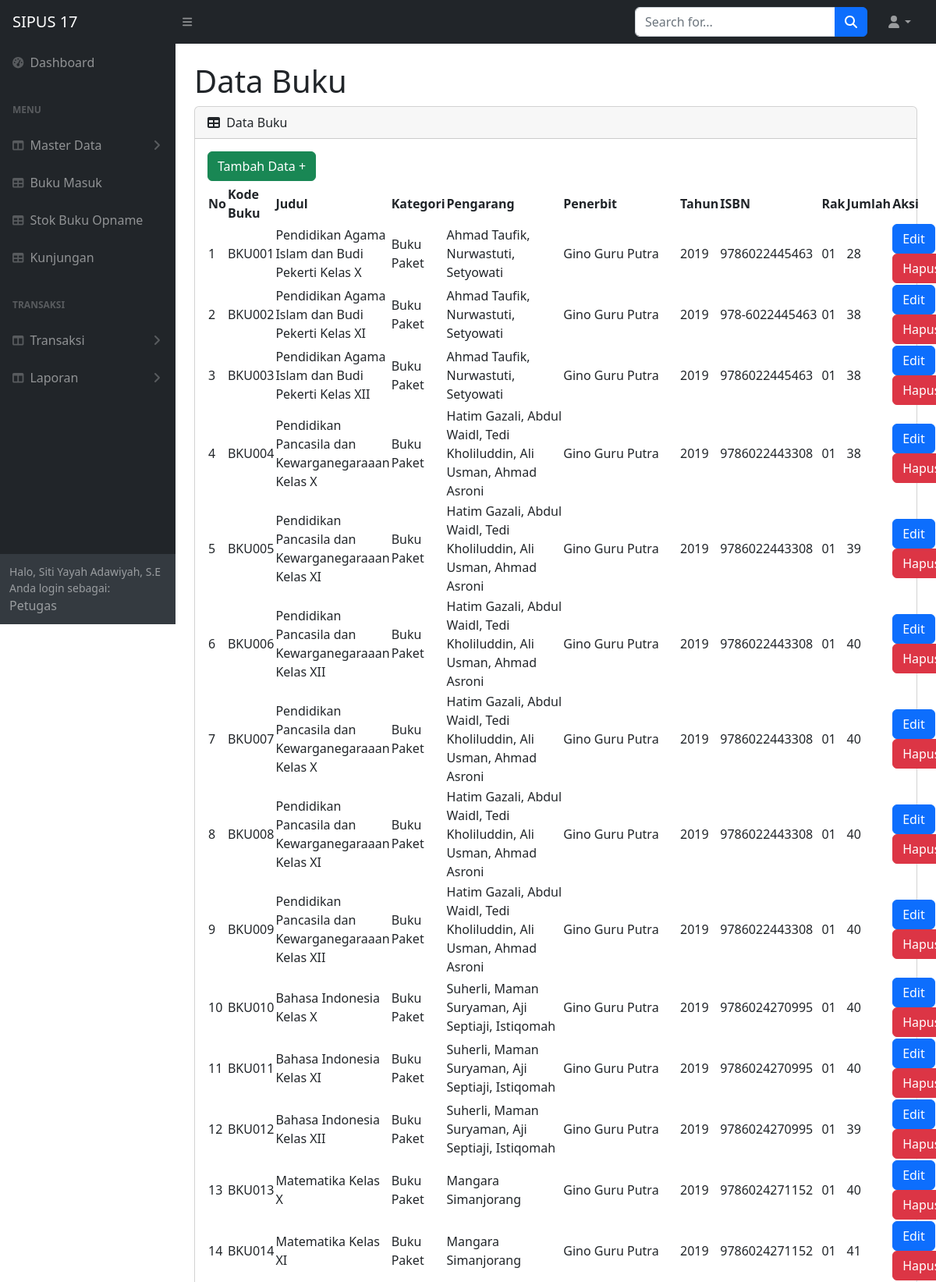
The app's page /petugas/tampil_buku.php (signed in, upper part) with its own data.
### tables this page shows
CREATE TABLE `buku` (
  `id_buku` varchar(50) NOT NULL,
  `judul` varchar(100) DEFAULT NULL,
  `id_kategori` int(11) DEFAULT NULL,
  `pengarang` varchar(225) DEFAULT NULL,
  `penerbit` varchar(225) DEFAULT NULL,
  `tahun` varchar(15) DEFAULT NULL,
  `isbn` varchar(30) DEFAULT NULL,
  `rak` varchar(30) DEFAULT NULL,
  `jumlah` int(11) DEFAULT NULL
);

CREATE TABLE `kategori` (
  `id_kategori` int(11) NOT NULL,
  `kategori` varchar(30) DEFAULT NULL
);

### petugas/tampil_buku.php (the view, shortened to what this page needs)
<!DOCTYPE html>
<html lang="en">
<head>
    <link href="https://cdn.jsdelivr.net/npm/simple-datatables@7.1.2/dist/style.min.css" rel="stylesheet" />
    <link href="../css/styles.css" rel="stylesheet" />
</head>
<body class="sb-nav-fixed">
    <?php include("../petugas/navbar.php"); ?>
    <div id="layoutSidenav_content">
        <main>
            <div class="container-fluid px-4">
                <h1 class="mt-4">Data Buku</h1>
                <div class="card mb-4">
                    <div class="card-header">
                        <i class="fas fa-table me-1"></i>
                        Data Buku
                    </div>
                    <div class="card-body">
                        <a href="tambah_buku.php" class="btn btn-success mb-1">Tambah Data +</a>
                        <table id="datatablesSimple">
                            <thead>
                                <tr>
                                    <th>No</th>
                                    <th>Kode Buku</th>
                                    <th>Judul</th>
                                    <th>Kategori</th>
                                    <th>Pengarang</th>
                                    <th>Penerbit</th>
                                    <th>Tahun</th>
                                    <th>ISBN</th>
                                    <th>Rak</th>
                                    <th>Jumlah</th>
                                    <th>Aksi</th>
                                </tr>
                            </thead>
                            <tbody>
                                <?php
                                include('../koneksi.php');
                                $tampilbuku = mysqli_query($koneksi, "SELECT
                                buku.id_buku,
                                buku.judul,
                                kategori.kategori,
                                buku.pengarang,
                                buku.penerbit,
                                buku.tahun,
                                buku.isbn,
                                buku.rak,
                                buku.jumlah
                            FROM
                                buku
                                INNER JOIN
                                kategori
                                ON
                                    buku.id_kategori = kategori.id_kategori");
                                $no = 1;
                                while ($data = mysqli_fetch_array($tampilbuku)) {
                                    $id_buku = $data['id_buku'];
                                    $judul = $data['judul'];
                                    $kat = $data['kategori'];
                                    $pengarang = $data['pengarang'];
                                    $penerbit = $data['penerbit'];
                                    $tahun = $data['tahun'];
                                    $isbn = $data['isbn'];
                                    $rak = $data['rak'];
                                    $jumlah = $data['jumlah'];
                                    ?>
                                    <tr>
                                        <td>
                                            <?php echo $no++ ?>
                                        </td>
                                        <td>
                                            <?php echo $id_buku ?>
                                        </td>
                                        <td>
                                            <?php echo $judul ?>
                                        </td>
                                        <td>
                                            <?php echo $kat ?>
                                        </td>
                                        <td>
                                            <?php echo $pengarang ?>
                                        </td>
                                        <td>
                                            <?php echo $penerbit ?>
                                        </td>
                                        <td>
                                            <?php echo $tahun ?>
                                        </td>
                                        <td>
                                            <?php echo $isbn ?>
                                        </td>
                                        <td>
                                            <?php echo $rak ?>
                                        </td>
                                        <td>
                                            <?php echo $jumlah ?>
                                        </td>
                                        <td>
                                            <a href="edit_buku.php?id_buku=<?php echo $id_buku ?>"
                                                class="btn btn-primary">Edit</a>
                                            <a href="hapus_buku.php?id_buku=<?php echo $id_buku ?>&action=hapus"
                                                class="btn btn-danger"
                                                onclick="return confirm('Apakah Anda yakin ingin menghapus data ini?')">Hapus</a>
                                        </td>
                                    </tr>
                                <?php } ?>
                        </table>
                    </div>
                </div>
            </div>
        </main>
    </div>
</body>
</html>

### records on screen
buku: id_buku "BKU001", judul "Pendidikan Agama Islam dan Budi Pekerti Kelas X", id_kategori.kategori "Buku Paket", pengarang "Ahmad Taufik, Nurwastuti, Setyowati", penerbit "Gino Guru Putra", tahun "2019", isbn "9786022445463", rak "01", jumlah "28"
buku: id_buku "BKU002", judul "Pendidikan Agama Islam dan Budi Pekerti Kelas XI", id_kategori.kategori "Buku Paket", pengarang "Ahmad Taufik, Nurwastuti, Setyowati", penerbit "Gino Guru Putra", tahun "2019", isbn "978-6022445463", rak "01", jumlah "38"
buku: id_buku "BKU003", judul "Pendidikan Agama Islam dan Budi Pekerti Kelas XII", id_kategori.kategori "Buku Paket", pengarang "Ahmad Taufik, Nurwastuti, Setyowati", penerbit "Gino Guru Putra", tahun "2019", isbn "9786022445463", rak "01", jumlah "38"
buku: id_buku "BKU004", judul "Pendidikan Pancasila dan Kewarganegaraaan Kelas X", id_kategori.kategori "Buku Paket", pengarang "Hatim Gazali, Abdul Waidl, Tedi Kholiluddin, Ali Usman, Ahmad Asroni", penerbit "Gino Guru Putra", tahun "2019", isbn "9786022443308", rak "01", jumlah "38"
buku: id_buku "BKU005", judul "Pendidikan Pancasila dan Kewarganegaraaan Kelas XI", id_kategori.kategori "Buku Paket", pengarang "Hatim Gazali, Abdul Waidl, Tedi Kholiluddin, Ali Usman, Ahmad Asroni", penerbit "Gino Guru Putra", tahun "2019", isbn "9786022443308", rak "01", jumlah "39"
buku: id_buku "BKU006", judul "Pendidikan Pancasila dan Kewarganegaraaan Kelas XII", id_kategori.kategori "Buku Paket", pengarang "Hatim Gazali, Abdul Waidl, Tedi Kholiluddin, Ali Usman, Ahmad Asroni", penerbit "Gino Guru Putra", tahun "2019", isbn "9786022443308", rak "01", jumlah "40"
buku: id_buku "BKU007", judul "Pendidikan Pancasila dan Kewarganegaraaan Kelas X", id_kategori.kategori "Buku Paket", pengarang "Hatim Gazali, Abdul Waidl, Tedi Kholiluddin, Ali Usman, Ahmad Asroni", penerbit "Gino Guru Putra", tahun "2019", isbn "9786022443308", rak "01", jumlah "40"
buku: id_buku "BKU008", judul "Pendidikan Pancasila dan Kewarganegaraaan Kelas XI", id_kategori.kategori "Buku Paket", pengarang "Hatim Gazali, Abdul Waidl, Tedi Kholiluddin, Ali Usman, Ahmad Asroni", penerbit "Gino Guru Putra", tahun "2019", isbn "9786022443308", rak "01", jumlah "40"
buku: id_buku "BKU009", judul "Pendidikan Pancasila dan Kewarganegaraaan Kelas XII", id_kategori.kategori "Buku Paket", pengarang "Hatim Gazali, Abdul Waidl, Tedi Kholiluddin, Ali Usman, Ahmad Asroni", penerbit "Gino Guru Putra", tahun "2019", isbn "9786022443308", rak "01", jumlah "40"
buku: id_buku "BKU010", judul "Bahasa Indonesia Kelas X", id_kategori.kategori "Buku Paket", pengarang "Suherli, Maman Suryaman, Aji Septiaji, Istiqomah", penerbit "Gino Guru Putra", tahun "2019", isbn "9786024270995", rak "01", jumlah "40"
buku: id_buku "BKU011", judul "Bahasa Indonesia Kelas XI", id_kategori.kategori "Buku Paket", pengarang "Suherli, Maman Suryaman, Aji Septiaji, Istiqomah", penerbit "Gino Guru Putra", tahun "2019", isbn "9786024270995", rak "01", jumlah "40"
buku: id_buku "BKU012", judul "Bahasa Indonesia Kelas XII", id_kategori.kategori "Buku Paket", pengarang "Suherli, Maman Suryaman, Aji Septiaji, Istiqomah", penerbit "Gino Guru Putra", tahun "2019", isbn "9786024270995", rak "01", jumlah "39"
buku: id_buku "BKU013", judul "Matematika Kelas X", id_kategori.kategori "Buku Paket", pengarang "Mangara Simanjorang", penerbit "Gino Guru Putra", tahun "2019", isbn "9786024271152", rak "01", jumlah "40"
buku: id_buku "BKU014", judul "Matematika Kelas XI", id_kategori.kategori "Buku Paket", pengarang "Mangara Simanjorang", penerbit "Gino Guru Putra", tahun "2019", isbn "9786024271152", rak "01", jumlah "41"

### other values on screen
$_SESSION['nama'] "Siti Yayah Adawiyah, S.E"
